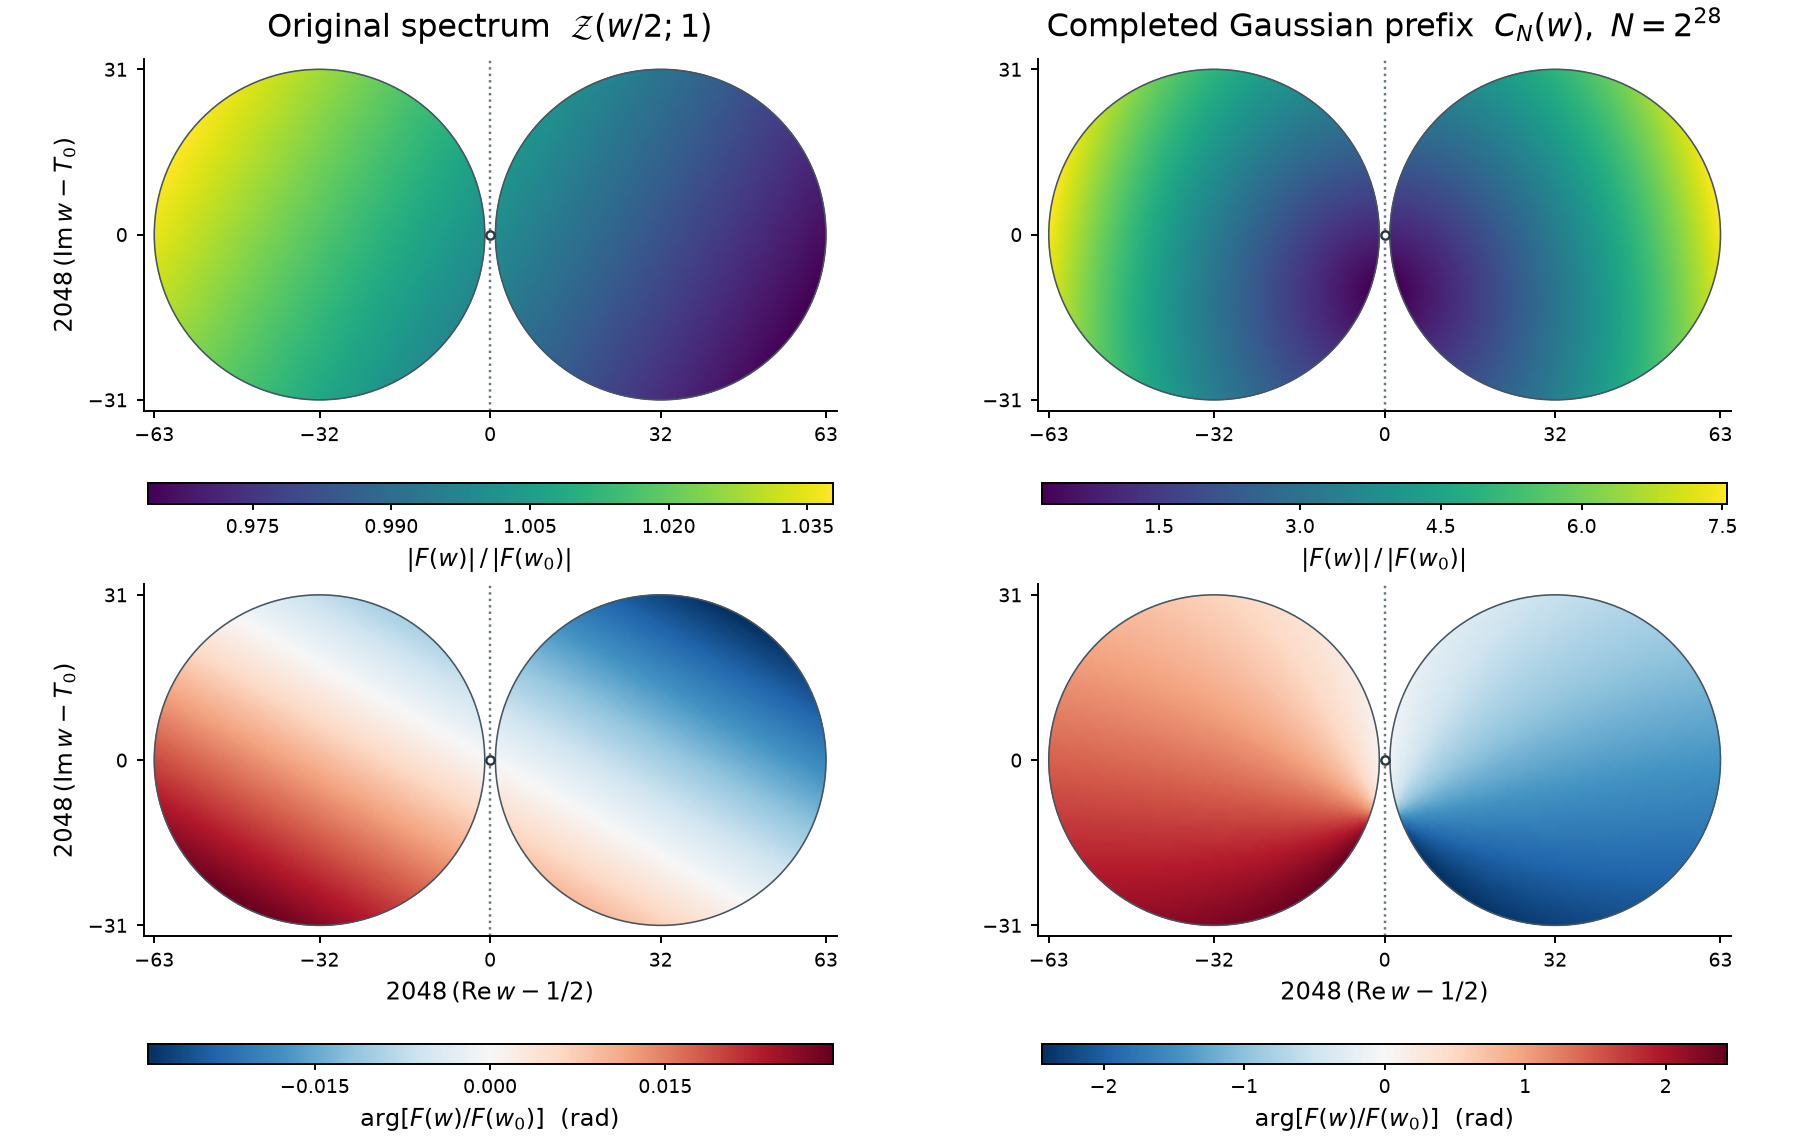

Source code (Python):
"""Compare the full spectral function and a measured finite Gaussian completion.

python side-by-side-gaussian.py /path/to/The-Super-Zeta-Function/archive
Requires python-flint 0.9.0, NumPy and Matplotlib. Coordinates in the CSV use
2048*(Re w-1/2) and 2048*(Im w-T0). Change no height to make the mirror.
"""
import argparse
import csv
import gzip
import hashlib
import io
import json
from importlib.util import module_from_spec, spec_from_file_location
from pathlib import Path

import matplotlib
matplotlib.use("Agg")
import matplotlib.pyplot as plt
from matplotlib import colors
from matplotlib.ticker import MaxNLocator
import matplotlib.tri as mtri
import numpy as np
from flint import acb, arb, ctx

HERE = Path(__file__).resolve().parent
STEM = "side-by-side-gaussian"
N = 2**28


def load_module(label, path):
    spec = spec_from_file_location(label, path)
    module = module_from_spec(spec)
    spec.loader.exec_module(module)
    return module


def midpoint(x):
    return float(x.mid())


def coordinates():
    # Include the true circular boundary as well as a regular interior grid.
    for j in range(-30, 31):
        for k in range(-30, 31):
            if j*j+k*k < 31**2:
                yield "interior", arb(32+j), arb(k)
    for j in range(256):
        angle = 2*arb.pi()*j/256
        yield "circumference", 32+31*angle.cos(), 31*angle.sin()


def compute(archive):
    source = archive / "2026-11-20-gaussian-circle-phases-v001"
    spectral = load_module("spectral_bounds", HERE / "reflected-modulus-contrast.py")
    audited, *_ = spectral.measure()
    assert audited["log10_relative_error_upper_bound"] == "-155258110290"
    gaussian = load_module("gaussian_circle", source / "replay.py")
    # The Gaussian source initializes its gamma normalization at 192 bits.
    ctx.prec = 384
    root = spectral.first_root()
    log_root = root.log()
    arc = gaussian.arc
    moments_path = source / "moments.json.gz"
    with gzip.open(moments_path, "rt") as stream:
        moments = json.load(stream)["cutoffs"][str(N)]
    assert moments["divided_by_factorial"]
    arc.N = N
    arc.mass = arb(moments["mass"])
    arc.coeff_taylor = [acb(arb(x), arb(y)) for x, y in moments["moments"]]
    arc.order = len(arc.coeff_taylor)-1
    tail_record = json.loads((source / "tail-bound.json").read_text())
    assert tail_record["norm_cutoff"] == N
    tail = arb(tail_record["total_modulus_error"])
    center = arc.partial(arb(1)/2, -arb(1)/512)
    assert center.real > 0 and center.imag.contains(0)
    spectral_error = arb("1e-60")
    distort = 2*spectral_error/(1-spectral_error)
    rows = []
    max_plot_ball = {"spectral_ratio": 0., "spectral_phase_rad": 0.,
                     "gaussian_ratio": 0., "gaussian_phase_rad": 0.}
    min_coverage = float("inf")
    for kind, x, y in coordinates():
        pair = []
        for side, u in [("right", x), ("mirror", -x)]:
            offset = acb(u/2048, y/2048)
            # In Z(w/2), the leading term divided by its value at w0 is
            # exp(-(w-w0)*log u1). The analytic remainder bounds both ends.
            dominant = (-offset*log_root).exp()
            error = arb(0, (abs(dominant)*distort).upper())
            z_ratio = dominant+acb(error, error)
            finite = arc.partial(arb(1)/2+offset.real, -arb(1)/512+offset.imag)
            q = finite/center
            values = [abs(z_ratio), z_ratio.arg(), abs(q), q.arg()]
            if not all(v.is_finite() for v in values):
                raise ArithmeticError("Phase interval crosses the principal cut at a sample")
            for name, value in zip(max_plot_ball, values):
                max_plot_ball[name] = max(max_plot_ball[name], abs(float(value.rad().upper())))
            assert abs(finite) > 0
            min_coverage = min(min_coverage, float((tail/abs(finite)).lower()))
            rows.append([side, kind, midpoint(u), midpoint(y), *map(midpoint, values),
                         midpoint(finite.real), midpoint(finite.imag)])
            pair.append(finite)
        assert (pair[0].conjugate()-pair[1]).contains(0)
    assert max(max_plot_ball.values()) < 1e-8
    columns = ["side", "location", "x_2048", "y_2048", "spectral_abs_ratio",
               "spectral_phase_rad", "finite_gaussian_abs_ratio", "finite_gaussian_phase_rad",
               "finite_gaussian_real", "finite_gaussian_imag"]
    dest = HERE / f"{STEM}.csv.gz"
    with dest.open("wb") as handle, gzip.GzipFile(filename="", fileobj=handle, mode="wb", mtime=0) as zipped:
        with io.TextIOWrapper(zipped, encoding="utf-8", newline="") as text:
            writer = csv.writer(text, lineterminator="\n")
            writer.writerow(columns)
            writer.writerows(rows)
    metadata = dict(
        dottie_height=audited["dottie_height"], reference="w0=1/2+i(T_D-1/512)",
        radius="31/2048", centers_real=["31/64", "33/64"],
        norm_cutoff=N, measured_pairs=len(rows)//2, angular_samples_per_rim=256,
        moments_sha256=hashlib.sha256(moments_path.read_bytes()).hexdigest(),
        gaussian_completion_normalization=tail_record["normalization"],
        finite_gaussian_at_reference=center.str(24),
        uniform_full_gaussian_remainder=tail.str(15),
        min_remainder_bound_divided_by_finite_magnitude_at_samples=min_coverage,
        max_radius_of_coordinate_enclosures=max_plot_ball,
        spectral_relative_error_at_each_input_below="10^-155258110290",
        phase="arg(F(w)/F(w0)), in radians",
        rendering="Piecewise-linear interpolation of enclosed point readings within each disk.")
    (HERE / f"{STEM}.json").write_text(json.dumps(metadata, indent=2)+"\n", encoding="utf-8")
    return rows, metadata


def draw(rows):
    from matplotlib.patches import Circle
    def as_array(side):
        return np.asarray([r[2:8] for r in rows if r[0] == side], dtype=float)
    samples = [as_array("mirror"), as_array("right")]
    joint = np.concatenate(samples)
    fig, axes = plt.subplots(2, 2, figsize=(10.4, 6.5), layout="constrained")
    titles = [[r"Original spectrum  $\mathcal{Z}(w/2;1)$", r"Completed Gaussian prefix  $C_N(w),\ N=2^{28}$"],
              ["", ""]]
    for i, (col, var, palette, title) in enumerate([
        (0, 2, "viridis", r"$|F(w)|\,/\,|F(w_0)|$"),
        (1, 4, "viridis", r"$|F(w)|\,/\,|F(w_0)|$"),
        (0, 3, "RdBu_r", r"$\arg[F(w)/F(w_0)]$  (rad)"),
        (1, 5, "RdBu_r", r"$\arg[F(w)/F(w_0)]$  (rad)")]):
        row = i//2
        ax = axes[row, col]
        limits = joint[:, var].min(), joint[:, var].max()
        if row:
            extent = max(abs(limits[0]), abs(limits[1]))
            norm = colors.Normalize(-extent, extent)
        else:
            norm = colors.Normalize(*limits)
        for sample, cx in zip(samples, [-32,32]):
            mesh = mtri.Triangulation(sample[:,0],sample[:,1])
            artist = ax.tripcolor(mesh, sample[:,var], shading="gouraud", cmap=palette, norm=norm)
            ax.add_patch(Circle((cx,0),31,fill=False,ec="#465561",lw=.65))
        ax.axvline(0,ls=":",lw=1,c="#667780")
        ax.plot([0],[0],"o",ms=3.4,mec="#263944",mfc="white",zorder=4)
        ax.set_aspect("equal")
        ax.set_xlim(-65,65)
        ax.set_ylim(-33,33)
        ax.set_xticks([-63,-32,0,32,63])
        ax.set_yticks([-31,0,31])
        ax.tick_params(labelsize=8,length=3)
        ax.spines[["right","top"]].set_visible(False)
        if row:
            ax.set_xlabel(r"$2048\,(\mathrm{Re}\,w-1/2)$",size=10)
        if not col:
            ax.set_ylabel(r"$2048\,(\mathrm{Im}\,w-T_0)$",size=10)
        if titles[row][col]:
            ax.set_title(titles[row][col],fontsize=13,pad=9)
        bar = fig.colorbar(artist, ax=ax, orientation="horizontal", shrink=.80, pad=.09, aspect=34)
        bar.locator = MaxNLocator(nbins=5)
        bar.update_ticks()
        bar.ax.tick_params(labelsize=8,length=2.5)
        bar.set_label(title,fontsize=10)
    fig.savefig(HERE / f"{STEM}.png", dpi=175, facecolor="white")
    plt.close(fig)


if __name__ == "__main__":
    parser = argparse.ArgumentParser(description=__doc__)
    parser.add_argument("archive", type=Path)
    rows, record = compute(parser.parse_args().archive)
    draw(rows)
    print(json.dumps(record, indent=2))
